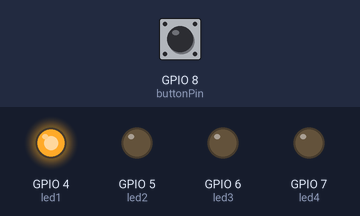
This sketch was run on a simulated ESP32-S3. Shown: output pins drawn as LEDs (lit = HIGH). Dashed ring = blinking. The inputs (shaded band) are chosen by the test bench; at power-on: GPIO 8 (buttonPin) HIGH.

Above: at 1.2 s.
1.3 s: GPIO 8 (buttonPin) pulled LOW for 1 s
At 3.7 s:
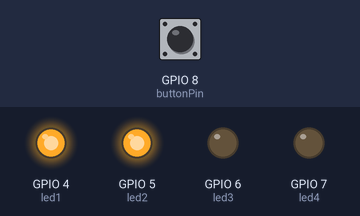
4.0 s: GPIO 8 (buttonPin) pulled LOW for 0.15 s
At 5.2 s:
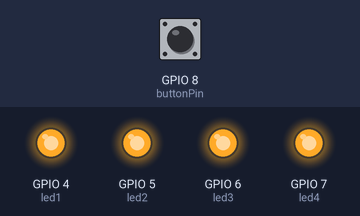
5.8 s: GPIO 8 (buttonPin) pulled LOW for 3.2 s
At 10.0 s:
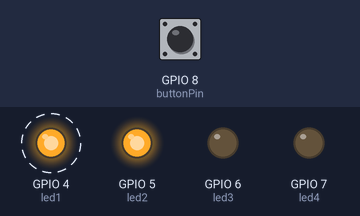
Timing chart, 0 to 11.5 s (numbered marks = the images above; inputs shaded):
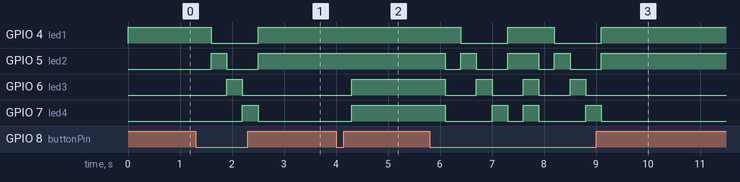

The sketch:

EricW_SS2.ino
```cpp
// ESP32-S3 Pushbutton LED Pattern Assignment
// LEDs on pins 4, 5, 6, 7
// Pushbutton on pin 8

// LED variables
int led1 = 4;
int led2 = 5;
int led3 = 6;
int led4 = 7;

// Button variable
int buttonPin = 8;

// Pattern variable
int pattern = 0;

// Button state variable
int buttonState = 0;

void setup() {

  // Set LED pins as outputs
  pinMode(led1, OUTPUT);
  pinMode(led2, OUTPUT);
  pinMode(led3, OUTPUT);
  pinMode(led4, OUTPUT);

  // Set button pin as input with internal pull-up resistor
  pinMode(buttonPin, INPUT_PULLUP);
}

void loop() {

  // Read button state
  buttonState = digitalRead(buttonPin);

  // If button is pressed
  if (buttonState == LOW) {

    // Go to next pattern
    pattern++;

    // Small delay to prevent multiple presses
    delay(300);

    // Reset back to pattern 0 after pattern 5
    if (pattern > 5) {
      pattern = 0;
    }
  }

  // PATTERN 1
  if (pattern == 0) {

    digitalWrite(led1, HIGH);
    digitalWrite(led2, LOW);
    digitalWrite(led3, LOW);
    digitalWrite(led4, LOW);
  }

  // PATTERN 2
  else if (pattern == 1) {

    digitalWrite(led1, LOW);
    digitalWrite(led2, HIGH);
    digitalWrite(led3, LOW);
    digitalWrite(led4, LOW);
  }

  // PATTERN 3
  else if (pattern == 2) {

    digitalWrite(led1, LOW);
    digitalWrite(led2, LOW);
    digitalWrite(led3, HIGH);
    digitalWrite(led4, LOW);
  }

  // PATTERN 4
  else if (pattern == 3) {

    digitalWrite(led1, LOW);
    digitalWrite(led2, LOW);
    digitalWrite(led3, LOW);
    digitalWrite(led4, HIGH);
  }

  // PATTERN 5
  else if (pattern == 4) {

    digitalWrite(led1, HIGH);
    digitalWrite(led2, HIGH);
    digitalWrite(led3, LOW);
    digitalWrite(led4, LOW);
  }

  // PATTERN 6
  else {

    digitalWrite(led1, HIGH);
    digitalWrite(led2, HIGH);
    digitalWrite(led3, HIGH);
    digitalWrite(led4, HIGH);
  }
}
```

Measured:
- after the input at 1.3 s, GPIO 4 (led1): HIGH → LOW after 0.30 s, → HIGH 0.90 s later; GPIO 5 (led2): LOW → HIGH after 0.30 s, → LOW 0.30 s later, → HIGH 0.60 s later; GPIO 6 (led3): LOW → HIGH after 0.60 s, → LOW 0.30 s later; GPIO 7 (led4): LOW → HIGH after 0.90 s, → LOW 0.30 s later
- after the input at 4.0 s, GPIO 6 (led3), GPIO 7 (led4): LOW → HIGH after 0.30 s
- after the input at 5.8 s, GPIO 4 (led1): alternates HIGH for 0.90 s and LOW for 0.90 s, 4 changes in all, then stays HIGH, starting after 0.60 s; GPIO 5 (led2): HIGH → LOW after 0.30 s, → HIGH 0.30 s later, → LOW 0.30 s later, → HIGH 0.60 s later, … (8 changes in this stretch)
